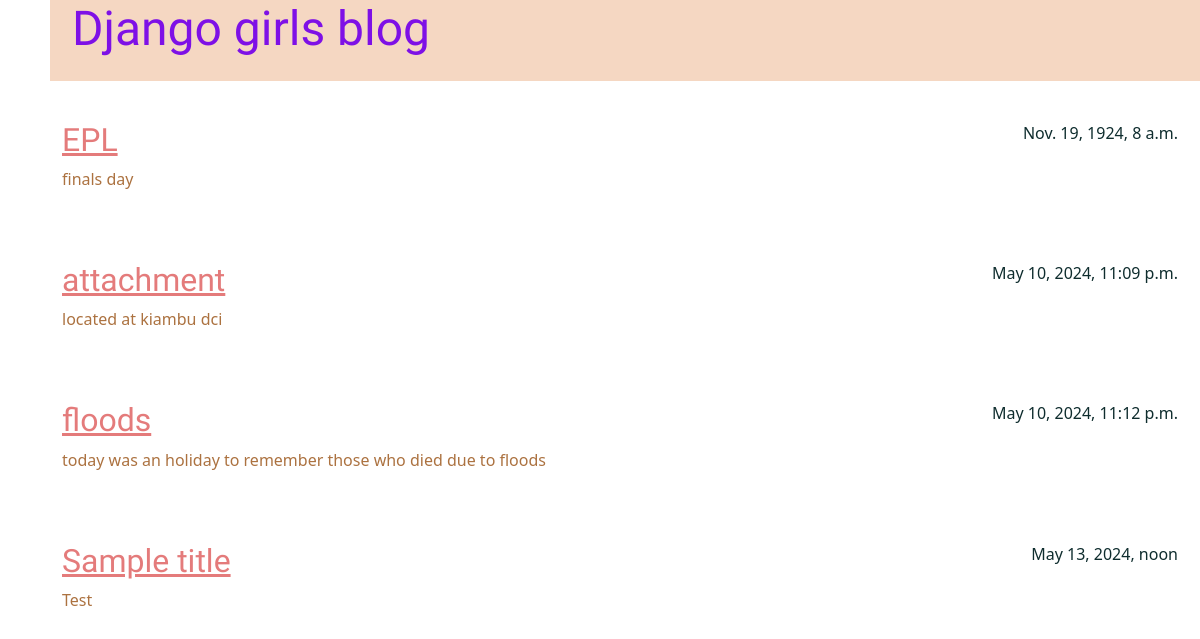
Before: / with the older database file.
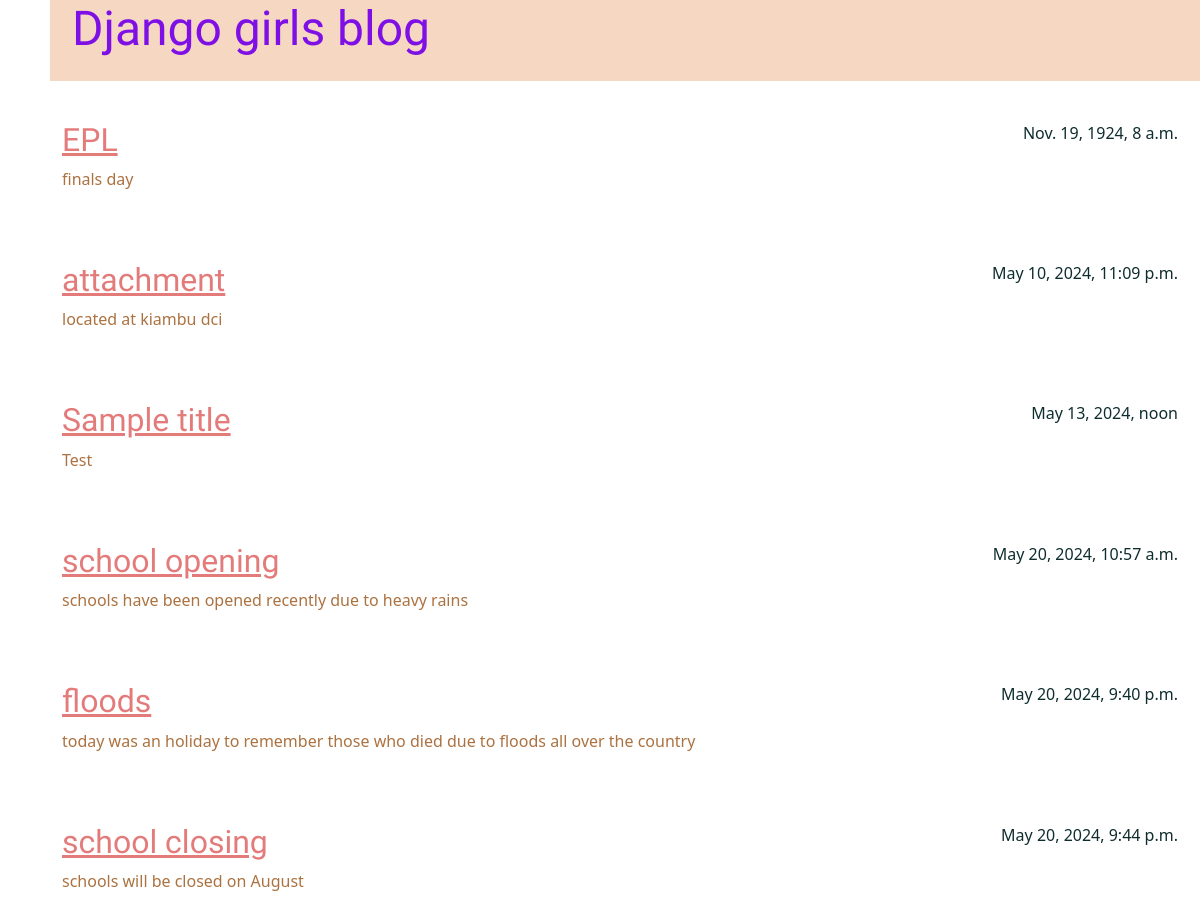
After: the same page with the newer database file.
### blog/models.py (models this page shows, shortened)
class Post(models.Model):
    author = models.ForeignKey(settings.AUTH_USER_MODEL, on_delete=models.CASCADE)
    title = models.CharField(max_length=200)
    text = models.TextField()
    created_date = models.DateTimeField(default=timezone.now)
    published_date = models.DateTimeField(blank=True, null=True)

### blog/views.py (the view)
# urls.py: path('', views.post_list, name='post_list'),
def post_list(request):
    posts = Post.objects.filter(published_date__lte=timezone.now()).order_by(
        "published_date"
    )
    return render(request, "blog/post_list.html", {"posts": posts})

### blog/templates/blog/post_list.html
{% extends 'blog/base.html' %}
{% block content %}
{% for post in posts %}
<article class="post">
  <time class="date"> {{ post.published_date }} </time>
  <h2><a href="{% url 'post_detail' pk=post.pk %}">{{ post.title }}</a></h2>
  <p>{{ post.text|linebreaksbr }}</p>
</article>
{% endfor %}
{% endblock %}

### blog/templates/blog/base.html (shortened to what this page needs)
{% load static %}
<!DOCTYPE html>
<html lang="en">
  <head>
    <link
      rel="stylesheet"
      href="https://cdn.jsdelivr.net/npm/bootstrap@5.1.3/dist/css/bootstrap.min.css"
    />
    <link rel="stylesheet" href="{% static 'css/blog.css' %}" />
  </head>
  <body>
    <header class="page-header">
      <div class="container">
        <h1><a href="/">Django girls blog</a></h1>
      </div>
    </header>
    <main class="container">
      <div class="row">
        <div class="col">{% block content %} {% endblock %}</div>
      </div>
    </main>
  </body>
</html>

### blog/static/css/blog.css (style rules this page uses)
.page-header { border-color: #0d00c2; background: #dd732c49; margin-top: 0; margin-left: 10px; margin-bottom: 40px; padding: 0px 0px 15px 10px; }
body { padding-left: 40px; color: rgb(172, 114, 64); background: #ffffff; }
.page-header h1, .page-header h1 a, .page-header h1 a:visited, .page-header h1 a:active { color: rgb(126, 16, 230); font-size: 36pt; text-decoration: none; }
h1,h2,h3,h4 { font-family: 'Lobster', cursive; }
.date { color: #0f2d2e; }
.post { margin-bottom: 70px; }
.post h2 a, .post h2 a:visited { color: #e47b7b; }
.post > .date, .post > .actions { float: right; }

Changed rows visible on the page:
shown differently, row unchanged: Post "Sample title": moves up the list
added Post: published_date "May 20, 2024, 10:57 a.m.", title "school opening", text "schools have been opened recently due to heavy rains"
changed Post "floods": published_date "May 10, 2024, 11:12 p.m." → "May 20, 2024, 9:40 p.m."; text "today was an holiday to remember those who died due to floods" → "today was an holiday to remember those who died due to floods all over the country"
added Post: published_date "May 20, 2024, 9:44 p.m.", title "school closing", text "schools will be closed on August"
